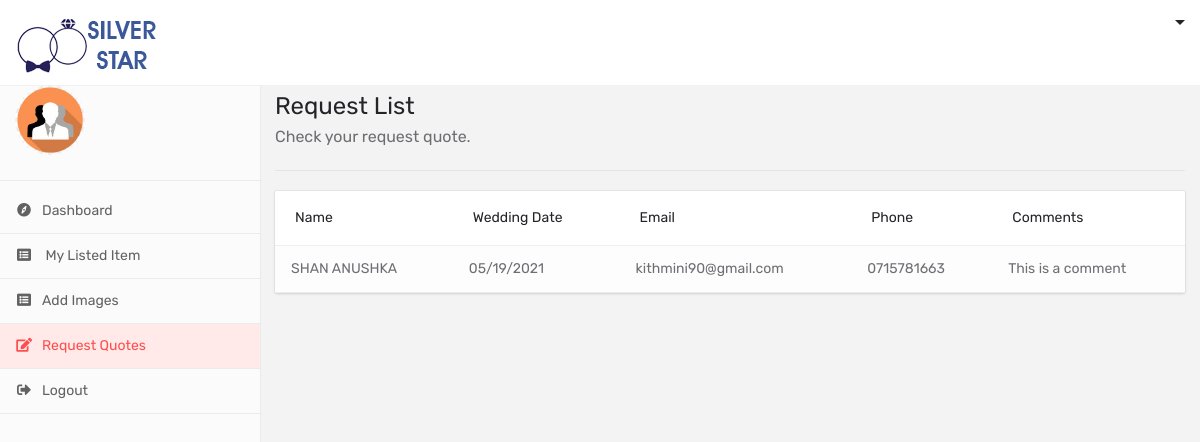
/vendor-dashboard-request-quote.php, run on the app's committed database.
### tables this page shows
CREATE TABLE `makereq` (
  `idmakereq` int(10) UNSIGNED NOT NULL,
  `cusname` varchar(255) NOT NULL,
  `email` varchar(255) NOT NULL,
  `mobile` varchar(45) NOT NULL,
  `wedate` varchar(45) NOT NULL,
  `comments` longtext NOT NULL,
  `del_flag` int(10) UNSIGNED NOT NULL DEFAULT 0,
  `venid` int(10) NOT NULL
);

### vendor-dashboard-request-quote.php (the view, shortened to what this page needs)
<!DOCTYPE html>
<html lang="en">
<head>
    <link href="css/bootstrap.min.css" rel="stylesheet">
    <link href="fontawesome/css/fontawesome-all.css" rel="stylesheet">
    <link href="fontello/css/fontello.css" rel="stylesheet">
    <link href="css/style.css" rel="stylesheet">
        <link href="css/offcanvas.css" rel="stylesheet">
</head>
<body class="body-bg">
    <div class="dashboard-header">
        <div class="container-fluid">
            <div class="row">
                <div class="col-xl-10 col-lg-10 col-md-8 col-sm-12 col-6">
                    <div class="header-logo">
                        <a href="index.php"><img src="images/logo1.png" alt="Weddings | Find A Wedding Venue &amp; Supplier WordPress Theme"></a>
                    </div>
                </div>
                <div class="col-xl-2 col-lg-2 text-right col-md-4 col-sm-12 col-6">
                    <div class="user-vendor">
                        <div class="dropdown">
                            <a class="dropdown-toggle" id="dropdownMenuButton" href="#" data-toggle="dropdown" aria-haspopup="true" aria-expanded="false">
                           <span class="user-icon">  <img src="" alt="" class="rounded-circle mb10"></span><span class="user-vendor-name"><?php echo $_SESSION["busname"]?></span>
                        </a>
                        </div>
                    </div>
                </div>
            </div>
        </div>
    </div>
    <div class="dashboard-wrapper">
        <div class="dashboard-sidebar offcanvas-collapse">
            <div class="vendor-user-profile" style="margin-top:10px;">
                <div class="vendor-profile-img">
                    <img src="./images/user-icon2.jpeg" alt="" class="rounded-circle"></div>
            </div>
            <div class="dashboard-nav">
                <ul class="list-unstyled">
                    <li><a href="vendor-dashboard-overview.php"><span class="dash-nav-icon"><i class="fas fa-compass"></i></span>Dashboard</a></li>
                    <li><a href="vendor-dashboard-listing.php"><span class="dash-nav-icon"><i class="fas fa-list-alt"></i> </span> My Listed Item </a></li>
                    <li><a href="vendor-dashboard-add-images.php"><span class="dash-nav-icon"><i class="fas fa-list-alt"></i> </span>Add Images</a>
                    <li class="active"><a href="vendor-dashboard-request-quote.php"><span class="dash-nav-icon"><i class="fas fa-edit"></i></span>Request Quotes</a></li>
                    <li><a href="controller/logout.php"><span class="dash-nav-icon"><i class="fas fa-sign-out-alt"></i></span>Logout </a></li>
                </ul>
            </div>
        </div>
        <div class="dashboard-content">
            <div class="container">
                <div class="row">
                    <div class="col-xl-12 col-lg-12 col-md-12 col-sm-12 col-12">
                        <div class="dashboard-page-header">
                            <div class="row">
                                <div class="col-xl-12 col-lg-12 col-md-12 col-sm-12 col-12">
                                    <h3 class="dashboard-page-title">Request List</h3>
                                    <p>Check your request quote.</p>
                                </div>
                            </div>
                        </div>
                        <div class="card request-list-table table-responsive">
                            <table class="table">
                                <thead>
                                    <tr>
                                        <th>Name</th>
                                        <th>Wedding Date</th>
                                        <th>Email</th>
                                        <th>Phone</th>
                                        <th>Comments</th>
                                    </tr>
                                </thead>
                                <tbody>
                                <?php
                                        include "admin/connection/DB.php";
                                        $resultsetGetList = mysqli_query($connection, "SELECT * FROM makereq WHERE del_flag='0' AND venid='".$_SESSION["vendorID"]."'");
                                        while ($row = mysqli_fetch_row($resultsetGetList)) {
                                    ?>
                                    <tr>
                                        <td class="requester-name"><?php echo $row[1];?></td>
                                        <td class="wedding-date"><?php echo $row[4];?></td>
                                        <td class="requester-id"><?php echo $row[2];?></td>
                                        <td class="requester-phone"><?php echo $row[3];?></td>
                                        <td class="requester-phone"><?php echo $row[5];?></td>
                                    </tr> <?php } ?>
                                </tbody>
                            </table>
                        </div>
                    </div>
                </div>
            </div>
        </div>
    </div>
</body>
</html>

### css/offcanvas.css (style rules this page uses)
html, body { overflow-x: hidden; }

### data on the page
makereq: cusname "SHAN ANUSHKA", wedate "05/19/2021", email "kithmini90@gmail.com", mobile "0715781663", comments "This is a comment"
